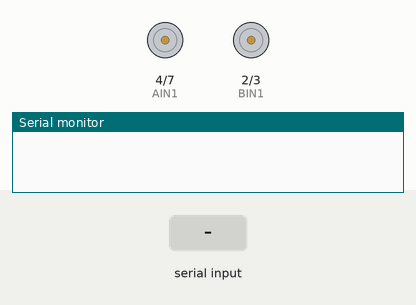
Simulated run of this sketch. Board: Arduino Nano, built with avr-gcc and run on an emulated ATmega328P. Shown: motor-driver pin pairs drawn as motors (green arrow = first pin HIGH = forward, orange = second pin HIGH = backward, longer = more drive, scaled by the enable pin), the last lines printed to the serial monitor. The inputs (shaded band) are chosen by the test bench.

Above: at 1.2 s.
1.3 s: "1" received over Serial
At 2.5 s:
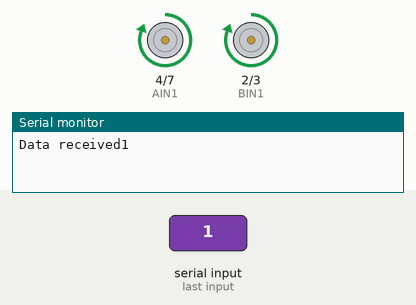
2.8 s: "2" received over Serial
At 3.6 s:
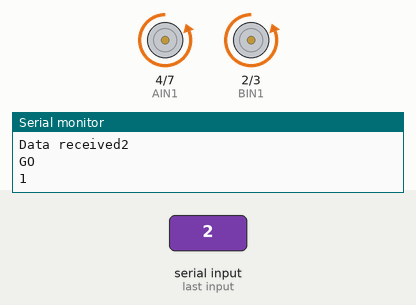
4.3 s: "3" received over Serial
At 4.8 s:
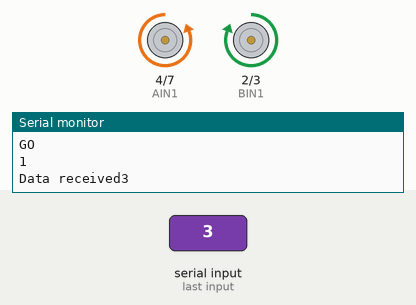
5.8 s: "4" received over Serial
At 7.1 s:
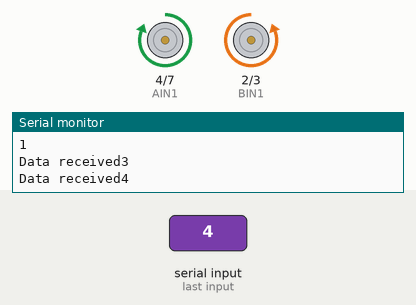
Timing chart, 0 to 8.3 s (numbered marks = the images above; inputs shaded):
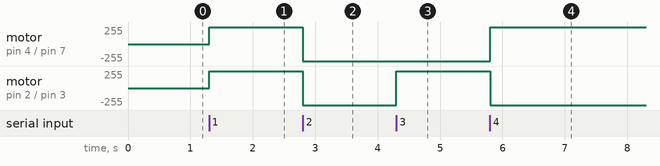

The sketch:

auto_car.ino
```cpp
//download and use it on Arduino nano*

/*
const int PWMA = 4;
const int AIN1 = 5;
const int AIN2 = 6;

const int PWMB = 3;
const int BIN1 = 11;
const int BIN2 = 10;
*/

const int PWMA = 6;
const int AIN1 = 4;
const int AIN2 = 7;

const int PWMB = 5;
const int BIN1 = 2;
const int BIN2 = 3;

char data;

void setup()
{

  //set all pins as output
  pinMode(AIN1, OUTPUT);
  pinMode(AIN2, OUTPUT);
  pinMode(PWMA, OUTPUT);

  pinMode(BIN1, OUTPUT);
  pinMode(BIN2, OUTPUT);
  pinMode(PWMB, OUTPUT);
  digitalWrite(PWMA, HIGH);
  digitalWrite(PWMB, HIGH);

  Serial.begin(9600);
  //19200


}

void loop()
{
if (Serial.available())
    {
    char data=Serial.read();
     Serial.print("Data received");
     Serial.println(data);

      if(data=='1')
      { back();

      }

      if(data=='2')
      { go();

      }

      if(data=='3')
      { right();

      }

      if(data=='4')
      { left();

      }

      if(data=='a')
      { stop();

      }

 }

}

 void back(){
  digitalWrite(PWMA, HIGH);
  digitalWrite(PWMB, HIGH);
  digitalWrite(AIN1,HIGH);
  digitalWrite(AIN2,LOW);
  digitalWrite(BIN1,HIGH);
  digitalWrite(BIN2,LOW);


  }

 void go(){
  digitalWrite(PWMA, HIGH);
  digitalWrite(PWMB, HIGH);
  digitalWrite(AIN1,LOW);
  digitalWrite(AIN2,HIGH);
  digitalWrite(BIN1,LOW);
  digitalWrite(BIN2,HIGH);
  Serial.println("GO");
  Serial.println(digitalRead(PWMB));
  }

 void right(){
   digitalWrite(PWMA, HIGH);
  digitalWrite(PWMB, HIGH);
  digitalWrite(AIN1,LOW);
  digitalWrite(AIN2,HIGH);
  digitalWrite(BIN1,HIGH);
  digitalWrite(BIN2,LOW);

  }

 void left(){
   digitalWrite(PWMA, HIGH);
  digitalWrite(PWMB, HIGH);
  digitalWrite(AIN1,HIGH);
  digitalWrite(AIN2,LOW);
  digitalWrite(BIN1,LOW);
  digitalWrite(BIN2,HIGH);

  }

 void stop(){
  digitalWrite(AIN1,LOW);
  digitalWrite(AIN2,LOW);
  digitalWrite(BIN1,LOW);
  digitalWrite(BIN2,LOW);
  digitalWrite(PWMA, HIGH);
  digitalWrite(PWMB, HIGH);
  Serial.println("STOP");
  Serial.println(digitalRead(PWMB));
  }
```

Measured:
- after the input at 1.3 s, motor on pin 4 (AIN1) / pin 7 (AIN2), motor on pin 2 (BIN1) / pin 3 (BIN2): stopped → forward 255/255 at once
- after the input at 2.8 s, motor on pin 4 (AIN1) / pin 7 (AIN2), motor on pin 2 (BIN1) / pin 3 (BIN2): forward 255/255 → backward 255/255 at once
- after the input at 4.3 s, motor on pin 2 (BIN1) / pin 3 (BIN2): backward 255/255 → forward 255/255 at once
- after the input at 5.8 s, motor on pin 4 (AIN1) / pin 7 (AIN2): backward 255/255 → forward 255/255 at once; motor on pin 2 (BIN1) / pin 3 (BIN2): forward 255/255 → backward 255/255 at once
